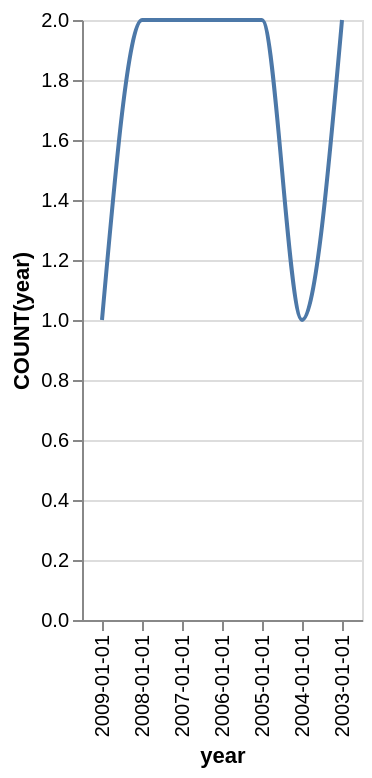

The specification (Vega-Lite) saved for this image:
### Vega-Lite specification from a JSON file in a GitHub repository (floating-point values rounded to 4 significant figures)
{"data": {"values": [{"x_data": "2003-01-01", "y_data": 2}, {"x_data": "2004-01-01", "y_data": 1}, {"x_data": "2005-01-01", "y_data": 2}, {"x_data": "2006-01-01", "y_data": 2}, {"x_data": "2007-01-01", "y_data": 2}, {"x_data": "2008-01-01", "y_data": 2}, {"x_data": "2009-01-01", "y_data": 1}]}, "mark": {"type": "line", "interpolate": "monotone"}, "encoding": {"x": {"field": "x_data", "type": "nominal", "title": "year", "sort": "descending"}, "y": {"field": "y_data", "type": "quantitative", "title": "COUNT(year)"}}}
